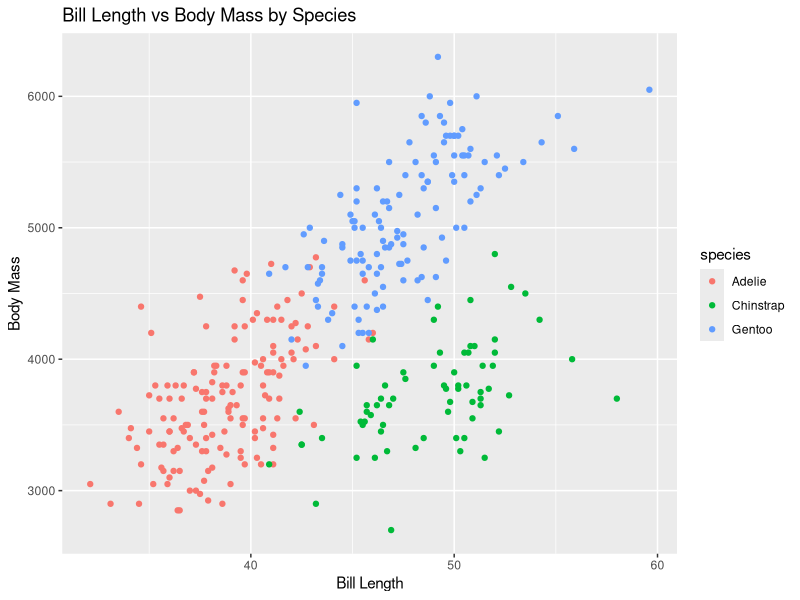

Generate this figure with R:
## ---- chunk 1
#| label: setup
#| message: false
library(tidyverse)
library(palmerpenguins)
## ---- chunk 2
# Make your agreed-upon plot here, e.g.:
# penguins |> ggplot(aes(x = species, y = body_mass_g, fill = species)) + geom_boxplot()
## ---- chunk 3
# Make your agreed-upon plot here, e.g.:

 penguins |> 
  ggplot(
    aes(x = bill_length_mm, y = body_mass_g, colour = species)) + 
  geom_point() +
   labs(
     x = "Bill Length",
     y = "Body Mass",
     title = "Bill Length vs Body Mass by Species"
   )
